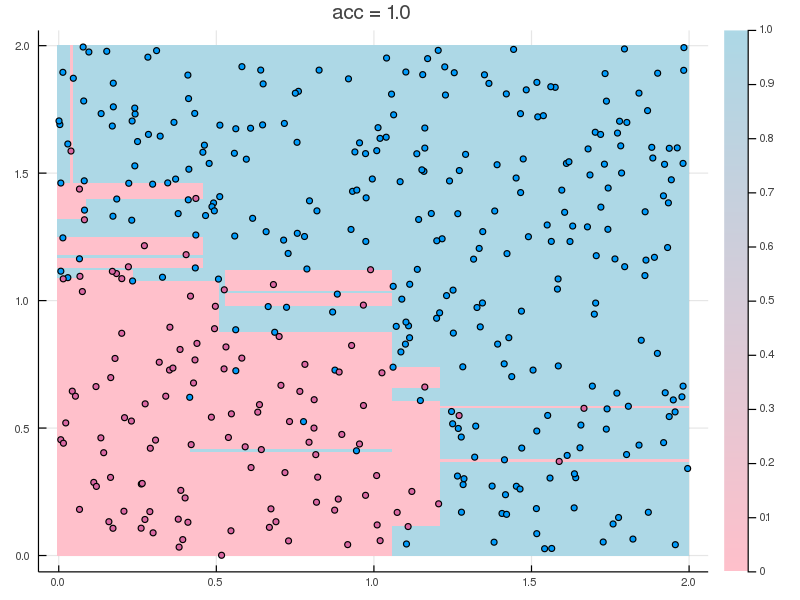

This chart was generated by the following Julia code:
using MeLOne
using Plots
gr(size=(800,600))

function decisiontree()
  n = 400
  X = 2 * rand(n, 2)
  y = [X[i,1].^2 + X[i,2].^2 < 1.5 + randn() * 0.6 ? 0 : 1 for i = 1:n]

  model = DecisionTree()
  fit!(model, X, y)

  xg = range(minimum(X[:,1]), maximum(X[:,1]), length=200)
  yg = range(minimum(X[:,2]), maximum(X[:,2]), length=200)
  pred(x,y) = predict(model, [x y])[1]

  heatmap(xg, yg, pred, c=cgrad([:pink, :lightblue]))
  scatter!(X[:,1], X[:,2], c=y, leg=false)
  y_pred = predict(model, X)
  title!("acc = $(accuracy_score(y, y_pred))")

  png("decision-tree")
end

decisiontree()
